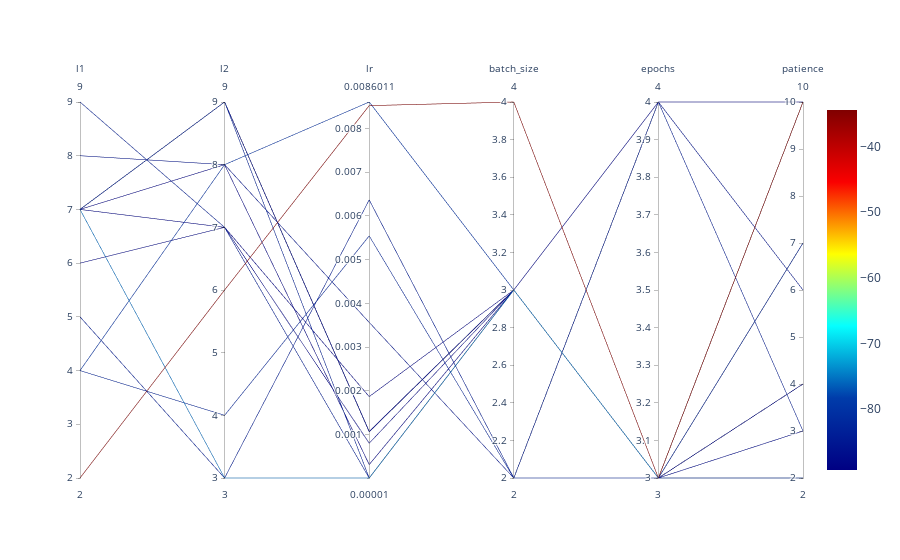

The notebook cell this image was saved under:
### Markdown cell above
## Parallel Coordinates Plot

### Code cell
spot_tuner.parallel_plot()

### Figure 1 — Plotly figure (JSON) as saved in the notebook; plotly's stock layout.template omitted (floating-point values rounded to 4 significant figures)
{"data": [{"dimensions": [{"label": "l1", "range": [2, 9], "values": [8, 5, 2, 4, 7, 7, 7, 7, 7, 7, 7, 6, 4, 9]}, {"label": "l2", "range": [3, 9], "values": [8, 3, 6, 4, 9, 9, 9, 8, 3, 9, 7, 7, 8, 7]}, {"label": "lr", "range": [1e-05, 0.008601], "values": [0.003566, 0.006364, 0.008519, 0.005541, 0.001067, 0.001067, 0.001074, 0.0003164, 1e-05, 1e-05, 0.00187, 0.0008043, 0.008601, 1e-05]}, {"label": "batch_size", "range": [2, 4], "values": [2, 2, 4, 2, 3, 3, 3, 3, 3, 3, 3, 3, 3, 3]}, {"label": "epochs", "range": [3, 4], "values": [4, 4, 3, 3, 3, 3, 3, 3, 3, 3, 4, 3, 3, 3]}, {"label": "patience", "range": [2, 10], "values": [6, 3, 10, 7, 4, 4, 3, 10, 10, 10, 10, 7, 2, 2]}], "line": {"cmax": -34.43, "cmin": -89.3, "color": [-86.1, -84.51, -34.43, -83.15, -88.22, -87.95, -87.54, -89.3, -75.78, -83.78, -88.84, -88.36, -80.83, -84.29], "colorscale": [[0, "rgb(0,0,131)"], [0.2, "rgb(0,60,170)"], [0.4, "rgb(5,255,255)"], [0.6, "rgb(255,255,0)"], [0.8, "rgb(250,0,0)"], [1, "rgb(128,0,0)"]], "showscale": true}, "type": "parcoords"}], "layout": {}}
